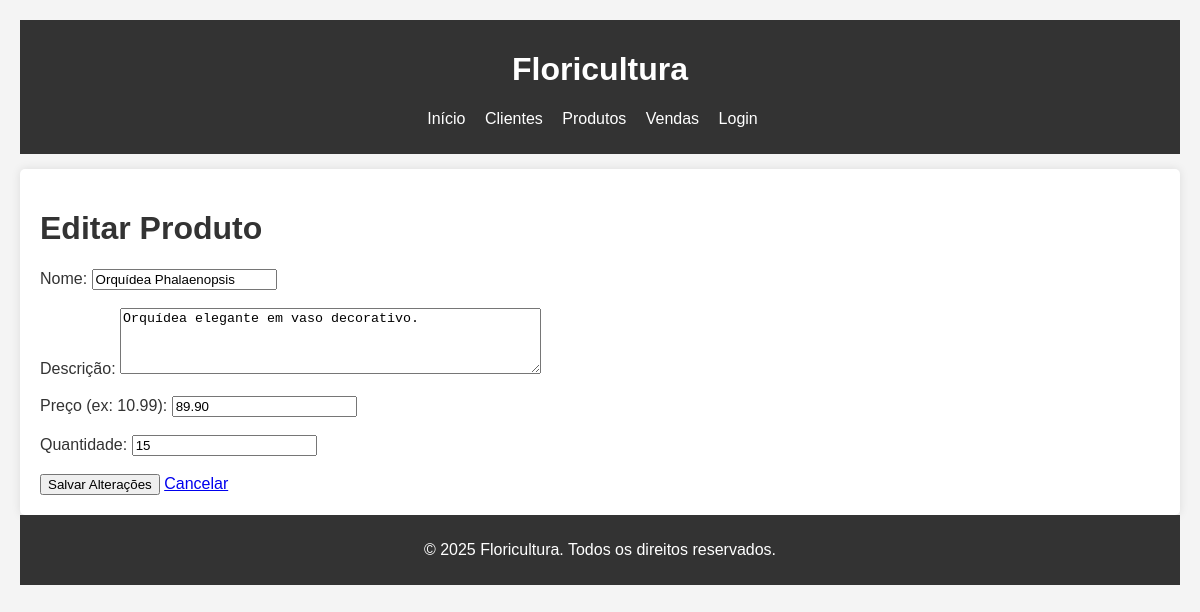
Screenshot of /index.php?url=produtos/edit/2 with the database file from the repository.
### tables this page shows
CREATE TABLE produtos (
    id INT AUTO_INCREMENT PRIMARY KEY,
    nome VARCHAR(100) NOT NULL,
    descricao TEXT,
    preco DECIMAL(10,2) NOT NULL,
    quantidade INT NOT NULL DEFAULT 0
);

### src/Controllers/ProdutosController.php (called while the page is built, shortened)
<?php
class ProdutosController {
    private $produtoModel;
    public function __construct() {
        $this->produtoModel = new Produto();
    }
    public function edit($id) {
        $produto = $this->produtoModel->getById((int)$id);
        View::render('produto/form', [
            'titulo' => 'Editar Produto',
            'acao' => 'edit',
            'produto' => $produto
        ]);
    }
}
?>

### src/Core/Router.php (called while the page is built, shortened)
<?php
class Router {
    protected $controller = 'HomeController';
    protected $method = 'index';
    public function dispatch(string $url) {
        $url = $this->parseUrl($url);
        if (!empty($url[0])) {
            $controllerName = ucwords(strtolower($url[0])) . 'Controller';
            $controllerFile = __DIR__ . '/../Controllers/' . $controllerName . '.php';
            if (file_exists($controllerFile)) {
                $this->controller = $controllerName;
                unset($url[0]);
            }
        }
        $this->controller = 'Controllers\\' . $this->controller;
        if (class_exists($this->controller)) {
            $this->controller = new $this->controller;
        } else {
            $this->trigger404("Controller " . str_replace('Controllers\\', '', $this->controller) . " não encontrado.");
            return;
        }
        if (isset($url[1])) {
            $methodName = $url[1];
            if (method_exists($this->controller, $methodName)) {
                $this->method = $methodName;
                unset($url[1]);
            } else {
                $this->trigger404("Método " . $methodName . " não encontrado no controller.");
                return;
            }
        }
        $this->params = $url ? array_values($url) : [];
        call_user_func_array([$this->controller, $this->method], $this->params);
    }
    protected function parseUrl(string $url): array {
        $url = trim($url, '/');
        $url = filter_var($url, FILTER_SANITIZE_URL);
        return explode('/', $url);
    }
}
?>

### public/index.php (called while the page is built)
<?php
require_once __DIR__ . '/../src/init.php';
$url = $_GET['url'] ?? '/';
try {
    $router = new Core\Router();
    $router->dispatch($url);
} catch (\Exception $e) {
    http_response_code(500);
    echo "<h1>Erro na Aplicação</h1>";
    echo "<p>Ocorreu um erro inesperado: " . htmlspecialchars($e->getMessage()) . "</p>";
}
?>

### src/init.php (called while the page is built, shortened)
<?php
spl_autoload_register(function ($class_name) {
    $class_name = str_replace('\\', DIRECTORY_SEPARATOR, $class_name);
    $file = __DIR__ . '/' . $class_name . '.php';
    if (file_exists($file)) {
        return true;
    }
    return false;
});
require_once __DIR__ . '/../config/database.php';
?>

### src/Core/Database.php (called while the page is built, shortened)
<?php
class Database {
    private static $instance = null;
    private $pdo;
    private function __construct() {
        try {
            $this->pdo = new PDO(DB_DSN, DB_USER, DB_PASS, DB_OPTIONS);
        } catch (PDOException $e) {
            error_log("Erro de conexão com o banco de dados: " . $e->getMessage());
            die("Erro ao conectar com o banco de dados. Por favor, tente novamente mais tarde.");
        }
    }
    public static function getInstance() {
        if (self::$instance === null) {
            self::$instance = new Database();
        }
        return self::$instance;
    }
    public function getConnection() {
        return $this->pdo;
    }
}
?>

### src/Models/Produto.php (called while the page is built, shortened)
<?php
class Produto {
    private $db;
    private $table_name = "produtos";
    public function __construct() {
        $this->db = Database::getInstance()->getConnection();
    }
    public function getById(int $id) {
        $query = "SELECT id, nome, descricao, preco, quantidade FROM " . $this->table_name . " WHERE id = :id";
        $stmt = $this->db->prepare($query);
        $stmt->bindParam(':id', $id, PDO::PARAM_INT);
        $stmt->execute();
        return $stmt->fetch(PDO::FETCH_ASSOC);
    }
}
?>

### templates/produto/form.php (the view, shortened to what this page needs)
<?php
$formAction = ($acao === 'add') ? 'index.php?url=produtos/store' : 'index.php?url=produtos/update/' . Core\View::e($produto['id'] ?? '');
$nomeProduto = $produto['nome'] ?? '';
$descricaoProduto = $produto['descricao'] ?? '';
$precoProduto = $produto['preco'] ?? '';
$quantidadeProduto = $produto['quantidade'] ?? '';
?>
<h1><?php echo Core\View::e($titulo ?? 'Formulário de Produto'); ?></h1>
<form action="<?php echo $formAction; ?>" method="POST">
    <div>
        <label for="nome">Nome:</label>
        <input type="text" id="nome" name="nome" value="<?php echo Core\View::e($nomeProduto); ?>" required>
    </div>
    <br>
    <div>
        <label for="descricao">Descrição:</label>
        <textarea id="descricao" name="descricao" rows="4" cols="50"><?php echo Core\View::e($descricaoProduto); ?></textarea>
    </div>
    <br>
    <div>
        <label for="preco">Preço (ex: 10.99):</label>
        <input type="text" id="preco" name="preco" value="<?php echo Core\View::e($precoProduto); ?>" pattern="^\d+(\.\d{1,2})?$" title="Preço deve ser um número com até duas casas decimais, ex: 10.99" required>
    </div>
    <br>
    <div>
        <label for="quantidade">Quantidade:</label>
        <input type="number" id="quantidade" name="quantidade" value="<?php echo Core\View::e($quantidadeProduto); ?>" min="0" required>
    </div>
    <br>
    <button type="submit"><?php echo ($acao === 'add') ? 'Adicionar' : 'Salvar Alterações'; ?></button>
    <a href="index.php?url=produtos">Cancelar</a>
</form>

### templates/layouts/default.php (style rules this page uses)
body { font-family: sans-serif; margin: 20px; background-color: #f4f4f4; color: #333; }

### rows the page displays
produtos: nome "Orquídea Phalaenopsis", descricao "Orquídea elegante em vaso decorativo.", preco "89.90", quantidade "15"

### other values shown
Core\View::e($titulo ?? 'Formulário de Produto') "Editar Produto"
